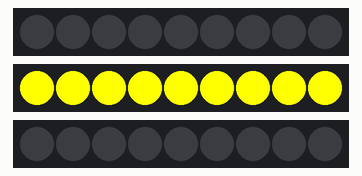
Recording of a sketch running on a simulated ESP32. On the bench: 3 × 9 RGB LEDs in strip order, left to right. WiFi joins after 1.5 s; servers stay silent unless stated; random numbers use the default seed unless the sketch sets one; no MQTT or app messages arrive unless stated; what the sketch prints to the serial monitor is not drawn.

Above: at 5.1 s.
At 7.6 s:
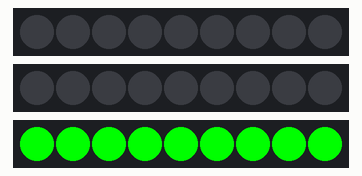
At 12.6 s:
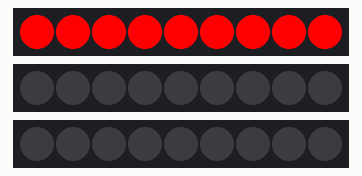

The sketch:

traffic3_light.ino
```cpp
#include <WiFi.h>
#include <PubSubClient.h>
#include <Adafruit_NeoPixel.h>

//LED Config
#define RED_PIN     D8
#define YELLOW_PIN  D4
#define GREEN_PIN   D5
#define NUMPIXELS   9

//WiFi
const char* SSID         = "Your SSID";
const char* PASS         = "SSID Password";
const char* MQTT_BROKER  = "134.169.117.5"; //your Ubuntu machine IP
const int   MQTT_PORT    = 1883;

const char* ROBOT_ID     = "TL1";
const char* DEVICE_NAME  = "TrafficLight1";
const char* DEVICE_TYPE    = "Passive";
const int   DOMINANCE      = 10;

Adafruit_NeoPixel redPixels(NUMPIXELS, RED_PIN, NEO_GRB + NEO_KHZ800);
Adafruit_NeoPixel yellowPixels(NUMPIXELS, YELLOW_PIN, NEO_GRB + NEO_KHZ800);
Adafruit_NeoPixel greenPixels(NUMPIXELS, GREEN_PIN, NEO_GRB + NEO_KHZ800);

WiFiClient wifiClient;
PubSubClient mqtt(wifiClient);

enum LightState { RED, YELLOW, GREEN };
LightState currentState = RED;
LightState lastPublishedState = YELLOW;

unsigned long previousMillis = 0;
unsigned long interval = 5000;  //5 sec

void setup() {
  Serial.begin(115200);
  redPixels.begin();
  yellowPixels.begin();
  greenPixels.begin();
  clearAll();

  WiFi.begin(SSID, PASS);
  while (WiFi.status() != WL_CONNECTED) {
    delay(300);
    Serial.print(".");
  }
  Serial.println("\nWiFi connected: " + WiFi.localIP().toString());

  mqtt.setServer(MQTT_BROKER, MQTT_PORT);
  reconnectMQTT();
}

void loop() {
  if (!mqtt.connected()) reconnectMQTT();
  mqtt.loop();

  unsigned long now = millis();

  if ((currentState == YELLOW && now - previousMillis >= interval / 2) ||
      (currentState != YELLOW && now - previousMillis >= interval)) {

    previousMillis = now;
    switch (currentState) {
      case RED:
        setYellow();
        currentState = YELLOW;
        break;
      case YELLOW:
        setGreen();
        currentState = GREEN;
        break;
      case GREEN:
        setRed();
        currentState = RED;
        break;
    }

    if (currentState == RED || currentState == GREEN) {
      if (currentState != lastPublishedState) {
        publishState(currentState);
        lastPublishedState = currentState;
      }
    }
  }
}

//MQTT
void reconnectMQTT() {
  String clientId = String(ROBOT_ID) + "_client";
  delay(random(200, 1000));
  while (!mqtt.connected()) {
    Serial.print("Connecting to MQTT...");
    if (mqtt.connect(clientId.c_str())) {
      Serial.println(" connected.");
    } else {
      Serial.print(".");
      delay(500);
    }
  }
}

void publishState(LightState state) {
  String payload = "{";
  payload += "\"device_type\":\"" + String(DEVICE_TYPE) + "\",";
  payload += "\"device_name\":\"" + String(DEVICE_NAME) + "\",";
  payload += "\"ip_address\":\"" + WiFi.localIP().toString() + "\",";
  payload += "\"dominance\":" + String(DOMINANCE) + ",";
  payload += "\"belief\":\"";
  payload += (state == RED) ? "Red" : "Green";
  payload += "\",";
  payload += "\"id\":\"" + String(ROBOT_ID) + "\"";
  payload += "}";

  String topic = "robots/" + String(ROBOT_ID) + "/data";
  mqtt.publish(topic.c_str(), payload.c_str());
  Serial.println("Published: " + payload);
}

void setRed() {
  for (int i = 0; i < NUMPIXELS; i++) {
    redPixels.setPixelColor(i, redPixels.Color(255, 0, 0));
    yellowPixels.setPixelColor(i, 0);
    greenPixels.setPixelColor(i, 0);
  }
  redPixels.show(); yellowPixels.show(); greenPixels.show();
  Serial.println("Red");
}

void setYellow() {
  for (int i = 0; i < NUMPIXELS; i++) {
    redPixels.setPixelColor(i, 0);
    yellowPixels.setPixelColor(i, yellowPixels.Color(255, 255, 0));
    greenPixels.setPixelColor(i, 0);
  }
  redPixels.show(); yellowPixels.show(); greenPixels.show();
  Serial.println("Yellow");
}

void setGreen() {
  for (int i = 0; i < NUMPIXELS; i++) {
    redPixels.setPixelColor(i, 0);
    yellowPixels.setPixelColor(i, 0);
    greenPixels.setPixelColor(i, greenPixels.Color(0, 255, 0));
  }
  redPixels.show(); yellowPixels.show(); greenPixels.show();
  Serial.println("Green");
}

void clearAll() {
  for (int i = 0; i < NUMPIXELS; i++) {
    redPixels.setPixelColor(i, 0);
    yellowPixels.setPixelColor(i, 0);
    greenPixels.setPixelColor(i, 0);
  }
  redPixels.show(); yellowPixels.show(); greenPixels.show();
}
```

Measured:
- by itself, everything shown: repeats every 12.5 s, in 3 steps
- what the display in image 0 shows lasts 2.5 s, from 5.0 s to 7.5 s
- what the display in image 1 shows lasts 5.0 s, from 7.5 s to 12.5 s
